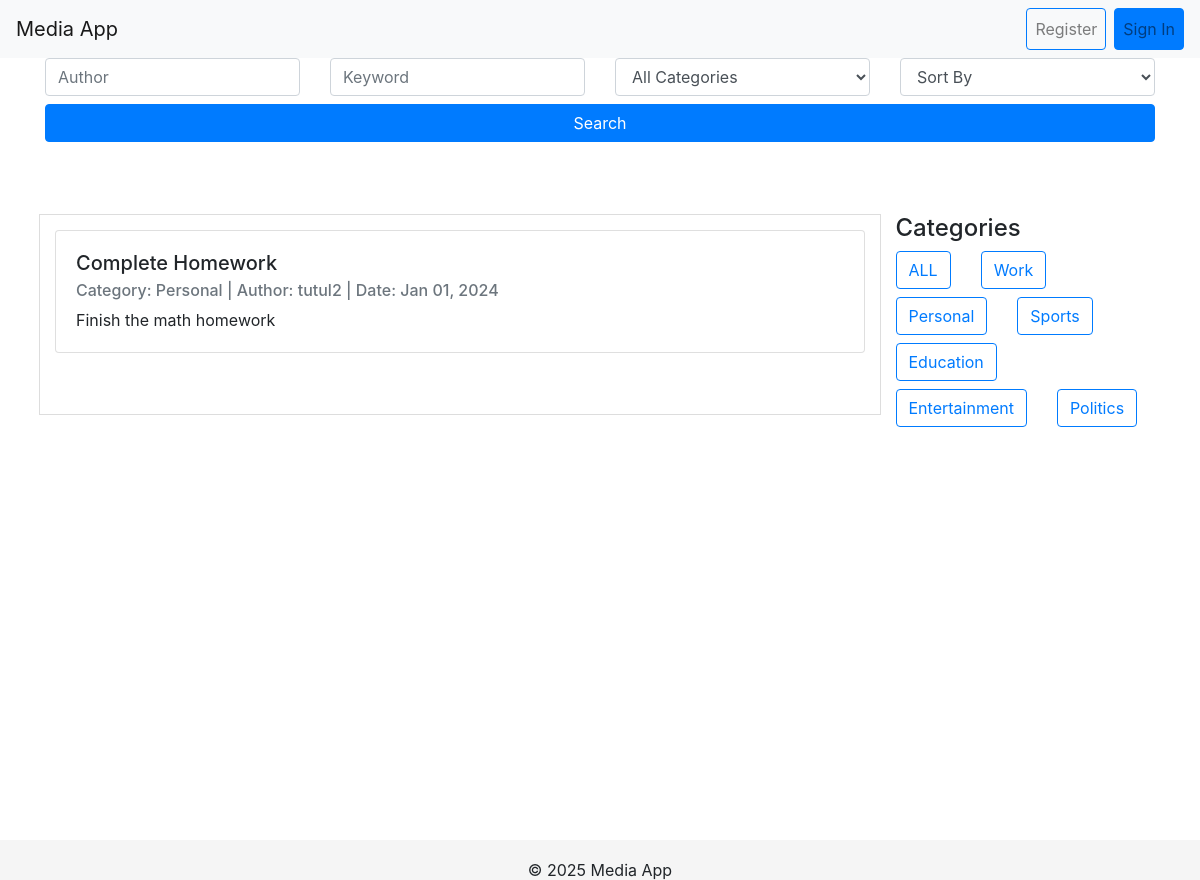
/category/Personal/, run on the app's committed database.
### mediaApp/models.py (models this page shows, shortened)
class Post(models.Model):
    title = models.CharField(max_length=200)
    description = models.TextField(blank=True)
    category = models.ForeignKey(Category, on_delete=models.CASCADE, related_name='tasks')
    created_at = models.DateTimeField(auto_now_add=True)
    updated_at = models.DateTimeField(auto_now=True)
    user = models.ForeignKey(User, on_delete=models.CASCADE, related_name='tasks')

class Category(models.Model):
    name = models.CharField(max_length=100)
    description = models.TextField(blank=True)
    created_at = models.DateTimeField(auto_now_add=True)
    updated_at = models.DateTimeField(auto_now=True)
    class Meta:
        verbose_name_plural = "Categories"

### mediaApp/views.py (the view)
# urls.py: path('category/<str:category_name>/', views.category_posts, name = "category_posts"),
def category_posts(request, category_name):
    category = get_object_or_404(Category, name=category_name)
    posts = Post.objects.filter(category=category)
    categories = Category.objects.all()
    author = request.GET.get('author', '')
    if author:
        posts = posts.filter(user__username__icontains=author)
    keyword = request.GET.get('keyword', '')
    if keyword:
        posts = posts.filter(title__icontains=keyword) | posts.filter(description__icontains=keyword)
    sort_by = request.GET.get('sort_by', '')
    if sort_by == 'newest':
        posts = posts.order_by('-created_at')
    elif sort_by == 'oldest':
        posts = posts.order_by('created_at')
    return render(request, 'mediaApp/home.html', {'posts': posts, 'categories': categories, 'selected_category': category_name})

### mediaApp/templates/mediaApp/home.html (shortened to what this page needs)
<!DOCTYPE html>
<html lang="en">
<head>
    <link rel="stylesheet" href="https://stackpath.bootstrapcdn.com/bootstrap/4.5.2/css/bootstrap.min.css">
    <link rel="stylesheet" href="https://cdn.jsdelivr.net/npm/bootstrap-icons@1.7.2/font/bootstrap-icons.css">
</head>
<body>
    <nav class="navbar navbar-expand-lg navbar-light bg-light">
        <a class="navbar-brand" href="{% url 'home' %}">Media App</a>
        <div class="collapse navbar-collapse" id="navbarNav">
            <ul class="navbar-nav ml-auto">
                {% if user.is_authenticated %}
                    <li class="nav-item dropdown">
                        <a class="nav-link dropdown-toggle" href="#" id="profileDropdown" role="button" data-toggle="dropdown" aria-haspopup="true" aria-expanded="false">
                            {{ user }}
                        </a>
                        <div class="dropdown-menu dropdown-menu-right" aria-labelledby="profileDropdown">
                            <a class="dropdown-item" href="{% url 'logout' %}">Logout</a>
                            <a class="dropdown-item" href="{% url 'profile_post' %}">My posts</a>
                        </div>
                    </li>
                {% else %}
                    <li class="nav-item">
                        <a class="nav-link btn btn-outline-primary mr-2" href="{% url 'register' %}">Register</a>
                    </li>
                    <li class="nav-item">
                        <a class="nav-link btn btn-primary" href="{% url 'login' %}">Sign In</a>
                    </li>
                {% endif %}
            </ul>
        </div>
    </nav>
    <div class="container mb-4">
        <form method="GET" action="{% url 'home' %}">
            <div class="row">
                <div class="col-md-3">
                    <input type="text" name="author" class="form-control" placeholder="Author" value="{{ request.GET.author }}">
                </div>
                <div class="col-md-3">
                    <input type="text" name="keyword" class="form-control" placeholder="Keyword" value="{{ request.GET.keyword }}">
                </div>
                <div class="col-md-3">
                    <select name="category" class="form-control">
                        <option value="">All Categories</option>
                    </select>
                </div>
                <div class="col-md-3">
                    <select name="sort_by" class="form-control">
                        <option value="">Sort By</option>
                    </select>
                </div>
                <div class="col-md-12 mt-2">
                    <button type="submit" class="btn btn-primary w-100">Search</button>
                </div>
            </div>
        </form>
    </div>
    <div class="container px-4 py-5">
        <div class="row">
            <div class="blog-card col-md-9">
                {% if posts %}
                    {% for post in posts %}
                        <div class="card mb-3">
                            <div class="card-body">
                                <h5 class="card-title">{{ post.title }}</h5>
                                <h6 class="card-subtitle mb-2 text-muted">
                                    Category: {{ post.category.name }} | Author: {{ post.user }} | Date: {{ post.created_at|date:"M d, Y" }}
                                </h6>
                                <p class="card-text">{{ post.description }}</p>
                            </div>
                        </div>
                    {% endfor %}
                {% else %}
                    <p class="text-center text-muted">No posts are available matching your criteria.</p>
                {% endif %}
            </div>
            <div class="col-md-3">
                <h4>Categories</h4>
                <div class="row">
                    <div class="col-auto mb-2"><a href="{% url 'home' %}" class="btn btn-outline-primary">ALL</a></div>
                    {% for category in categories %}
                        <div class="col-auto mb-2"><a href="{% url 'category_posts' category.name %}" class="btn btn-outline-primary">{{category.name}}</a></div>
                    {% endfor %}
                </div>
            </div>
        </div>
    </div>
    {% include "mediaApp/footer.html" %}
</body>
</html>

### mediaApp/templates/mediaApp/home.html (style rules this page uses)
html { position: relative; min-height: 100%; }
body { margin-bottom: 60px; }
.navbar { position: sticky; top: 0; z-index: 1000; background-color: #f8f9fa; }
.blog-card { max-height: 90vh; overflow-y: auto; border: 1px solid #ddd; padding: 15px; margin-bottom: 20px; }

### data on the page
Post: title "Complete Homework", category.name "Personal", user "tutul2", created_at "Jan 01, 2024", description "Finish the math homework"
Category: name "Work"
Category: name "Personal"
Category: name "Sports"
Category: name "Education"
Category: name "Entertainment"
Category: name "Politics"
